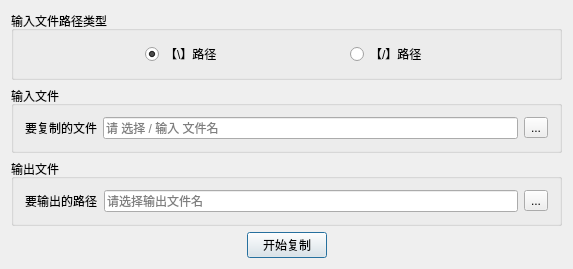
<?xml version="1.0" encoding="UTF-8"?>
<ui version="4.0">
 <class>dlgCopyFile</class>
 <widget class="QDialog" name="dlgCopyFile">
  <property name="geometry">
   <rect>
    <x>0</x>
    <y>0</y>
    <width>573</width>
    <height>253</height>
   </rect>
  </property>
  <property name="windowTitle">
   <string>文件复制</string>
  </property>
  <layout class="QGridLayout" name="gridLayout_4">
   <item row="0" column="0" colspan="3">
    <widget class="QGroupBox" name="groupBox_3">
     <property name="title">
      <string>输入文件路径类型</string>
     </property>
     <layout class="QGridLayout" name="gridLayout_3">
      <item row="0" column="0">
       <spacer name="horizontalSpacer">
        <property name="orientation">
         <enum>Qt::Horizontal</enum>
        </property>
        <property name="sizeHint" stdset="0">
         <size>
          <width>100</width>
          <height>20</height>
         </size>
        </property>
       </spacer>
      </item>
      <item row="0" column="1">
       <widget class="QRadioButton" name="radioButton">
        <property name="text">
         <string>【\】路径</string>
        </property>
        <property name="checked">
         <bool>true</bool>
        </property>
       </widget>
      </item>
      <item row="0" column="2">
       <spacer name="horizontalSpacer_2">
        <property name="orientation">
         <enum>Qt::Horizontal</enum>
        </property>
        <property name="sizeHint" stdset="0">
         <size>
          <width>100</width>
          <height>20</height>
         </size>
        </property>
       </spacer>
      </item>
      <item row="0" column="3">
       <widget class="QRadioButton" name="radioButton_2">
        <property name="text">
         <string>【/】路径</string>
        </property>
       </widget>
      </item>
      <item row="0" column="4">
       <spacer name="horizontalSpacer_3">
        <property name="orientation">
         <enum>Qt::Horizontal</enum>
        </property>
        <property name="sizeHint" stdset="0">
         <size>
          <width>100</width>
          <height>20</height>
         </size>
        </property>
       </spacer>
      </item>
     </layout>
    </widget>
   </item>
   <item row="2" column="0" colspan="3">
    <widget class="QGroupBox" name="groupBox_2">
     <property name="title">
      <string>输出文件</string>
     </property>
     <layout class="QGridLayout" name="gridLayout">
      <item row="0" column="0">
       <widget class="QLabel" name="label_3">
        <property name="text">
         <string>要输出的路径</string>
        </property>
       </widget>
      </item>
      <item row="0" column="1">
       <widget class="QLineEdit" name="lineEdit_2">
        <property name="readOnly">
         <bool>true</bool>
        </property>
        <property name="placeholderText">
         <string>请选择输出文件名</string>
        </property>
       </widget>
      </item>
      <item row="0" column="2">
       <widget class="QToolButton" name="toolButton_2">
        <property name="text">
         <string>...</string>
        </property>
       </widget>
      </item>
     </layout>
    </widget>
   </item>
   <item row="3" column="0">
    <spacer name="horizontalSpacer_4">
     <property name="orientation">
      <enum>Qt::Horizontal</enum>
     </property>
     <property name="sizeHint" stdset="0">
      <size>
       <width>219</width>
       <height>20</height>
      </size>
     </property>
    </spacer>
   </item>
   <item row="3" column="1">
    <widget class="QPushButton" name="pushButton">
     <property name="text">
      <string>开始复制</string>
     </property>
    </widget>
   </item>
   <item row="3" column="2">
    <spacer name="horizontalSpacer_5">
     <property name="orientation">
      <enum>Qt::Horizontal</enum>
     </property>
     <property name="sizeHint" stdset="0">
      <size>
       <width>219</width>
       <height>20</height>
      </size>
     </property>
    </spacer>
   </item>
   <item row="1" column="0" colspan="3">
    <widget class="QGroupBox" name="groupBox">
     <property name="title">
      <string>输入文件</string>
     </property>
     <layout class="QGridLayout" name="gridLayout_2">
      <item row="0" column="1">
       <widget class="QLineEdit" name="lineEdit">
        <property name="inputMask">
         <string/>
        </property>
        <property name="frame">
         <bool>true</bool>
        </property>
        <property name="placeholderText">
         <string>请 选择 / 输入 文件名</string>
        </property>
       </widget>
      </item>
      <item row="0" column="0">
       <widget class="QLabel" name="label">
        <property name="text">
         <string>要复制的文件</string>
        </property>
       </widget>
      </item>
      <item row="0" column="2">
       <widget class="QToolButton" name="toolButton">
        <property name="text">
         <string>...</string>
        </property>
       </widget>
      </item>
     </layout>
    </widget>
   </item>
  </layout>
 </widget>
 <layoutdefault spacing="6" margin="11"/>
 <resources/>
 <connections/>
</ui>
